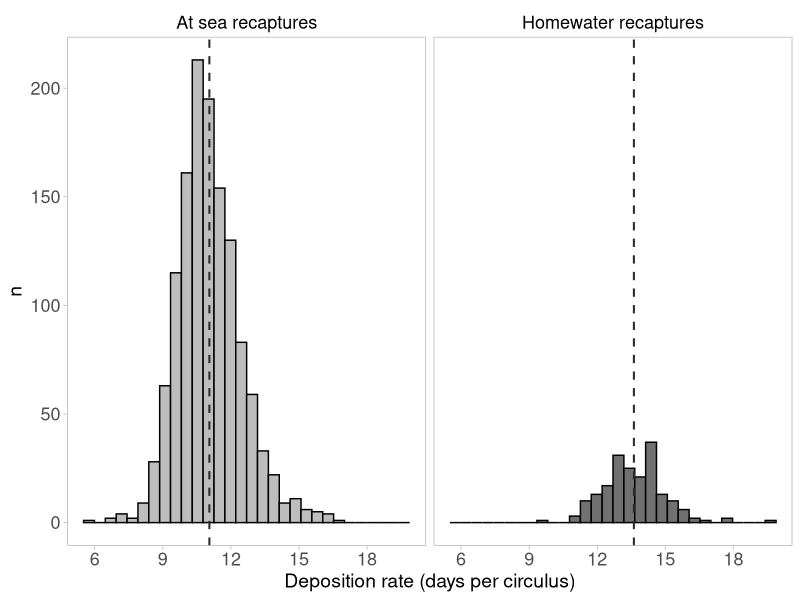

The R script that drew this image:
## ---- chunk 1
knitr::opts_chunk$set(echo = TRUE)

library(tidyverse)
library(here)
## ---- chunk 2
theme_set(theme_light())

#set personalized plotting theme
LGCtheme <- theme_light() + theme(panel.background = element_blank(), 
                panel.grid = element_blank(), 
                axis.text = element_text(size = 13), 
                axis.title = element_text(size = 14), 
                legend.text = element_text(size = 13), 
                legend.title = element_text(size = 14), 
                strip.background = element_blank(), 
                strip.text = element_text(size = 13, color = "black"))
## ---- chunk 3
formationdf<-read_csv(here::here("annulus_data", "formation_df.csv"))
## ---- chunk 4
# a fish cannot be at sea for more than 730 days and only have formed one annulus - recapture or release data must be incorrect
mistakeA <- formationdf %>% 
  filter(SeaAge == 1 & DaysatSea > 730) %>% 
  mutate(mistake = "at sea more than 730 days with only 1 annulus") 

# a fish cannot be at sea for less than 730 days and have already formed two annuli 
mistakeB <- formationdf %>% 
  filter(SeaAge == 2 & DaysatSea < 730) %>% 
  mutate(mistake = "at sea less than 730 days and already has 2 annuli") 

# a fish cannot be at sea for more than 350 days and not yet formed an annulus
mistakeC<- formationdf %>% 
  filter(SeaAge == 0 & DaysatSea > 300) %>% 
  mutate(mistake = "at sea more than 350 days with no annulus") 

# dataframe of "incorrect" or "impossible" data
mistakeFA<-bind_rows(mistakeA, mistakeB, mistakeC)

spawning1SW<-formationdf %>% 
  filter(numannuli == 1 & Type == "river") 

sea2SW<-formationdf %>% 
  filter(numannuli == 2 & Type == "distant") 

# overwrite formation data after removing mistake data and getting rid of fish caught as postsmolts
formationdf<-formationdf %>% 
  anti_join(mistakeFA, by = "JoinID") %>% 
  anti_join(spawning1SW, by = "JoinID") %>% 
  anti_join(sea2SW, by = "JoinID") %>% 
  filter(SeaAge > 0) %>% 
  mutate(annulustype = ifelse(Type == "river", "Homewater recaptures", "At sea recaptures"))
## ---- chunk 5
table(formationdf$numannuli)
table(formationdf$annulustype)
length(unique(formationdf$JoinID))
## ---- chunk 6
dayspercirc<-formationdf %>% 
  mutate(dayspercirc = DaysatSea/marine.circ) %>% 
  group_by(annulustype) %>% 
  dplyr::summarise(meancirday = mean(dayspercirc), sd = sd(dayspercirc), n = n(), 
                   `5%` = quantile(dayspercirc,probs=c(0.05)), `95%` = quantile(dayspercirc,probs=c(0.95)),
                   meandaysatsea = mean(DaysatSea), sddays = sd(DaysatSea)) 

dayspercirc
## ---- chunk 7
formationdf %>% 
  mutate(dayspercirc = DaysatSea/marine.circ) %>% 
  left_join(dayspercirc, by = "annulustype") %>% 
  ggplot(aes(x=dayspercirc, fill=annulustype)) + 
  geom_histogram(color = "black", bins=30) + facet_wrap(~annulustype) +
  scale_fill_manual(values = c("#bdbdbd","#717171")) +
  geom_vline(aes(xintercept = meancirday), lty = 2, size = 0.7, color = "#2c2c2c") + 
  labs(x = "Deposition rate (days per circulus)", y = "n") +
  theme(panel.grid = element_blank()) + 
  theme(axis.text = element_text(size = 12), axis.title = element_text(size = 13)) +
  scale_x_continuous(breaks = c(6,9,12,15,18)) + LGCtheme +
  theme(legend.position = "none") 
  
## ---- chunk 8
aftergrowth_df<-formationdf %>% 
  mutate(last.annulus = ifelse(is.na(M2.incr) == FALSE, M2.circ,M1.circ)) %>% 
  mutate(last.annulus.which = ifelse(is.na(M2.incr) == FALSE, "Second marine annulus", "First marine annulus")) %>% 
  mutate(after.growth = marine.circ - last.annulus) %>% 
  mutate(afterm1 = marine.circ - M1.circ)
## ---- chunk 9
anlabs<-as_labeller(c("M1DOY"="First marine annulus", "M2DOY"="Second marine annulus"))
## ---- chunk 10
anndate<-aftergrowth_df %>% 
  mutate(dayspercirc = DaysatSea/marine.circ) %>% 
  mutate(dayssinceM1 = afterm1 * dayspercirc) %>% 
  mutate(dayssinceM2 = ifelse(last.annulus.which == "Second marine annulus", after.growth * dayspercirc, NA)) %>% 
  mutate(M1date = RecaptureDate - dayssinceM1) %>% 
  mutate(M2date = RecaptureDate - dayssinceM2) %>% 
  mutate(M1annmonth = lubridate::month(M1date)) %>% 
  mutate(M2annmonth = lubridate::month(M2date)) %>% 
  mutate(M1DOY = lubridate::yday(M1date)) %>% 
  mutate(M2DOY = lubridate::yday(M2date)) %>% 
  mutate(`First annulus` = ifelse(M1annmonth > 10, M1DOY-365, M1DOY)) %>% 
  mutate(`Second annulus` = ifelse(M2annmonth > 10, M2DOY-365, M2DOY)) %>% 
  gather(key = "Annulus", value = "DOY", 31:32) 

anndate %>%
  dplyr::group_by(annulustype, Annulus) %>% 
  summarise(mean = mean(DOY,na.rm=T), sd = sd(DOY,na.rm=T),
            `5%` = quantile(DOY,probs=c(0.05),na.rm=T), 
            `95%` = quantile(DOY,probs=c(0.95),na.rm=T)) %>% 
  dplyr::rename("Recpature Type" = "annulustype") %>% 
  drop_na()
